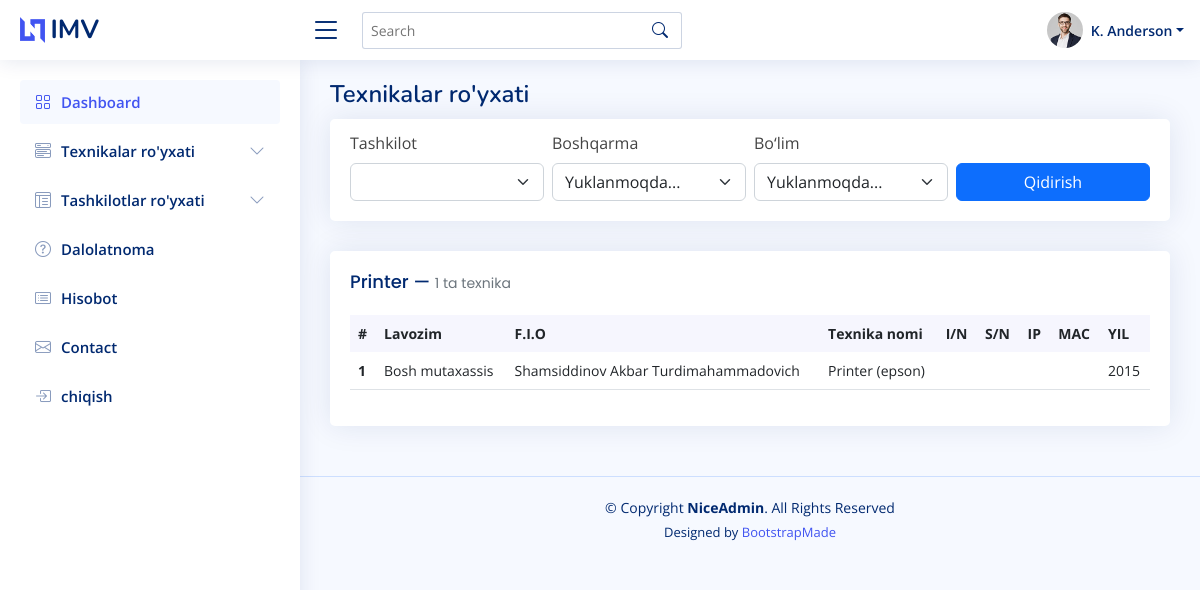
/technics/2/, run on an earlier commit of the app's database.
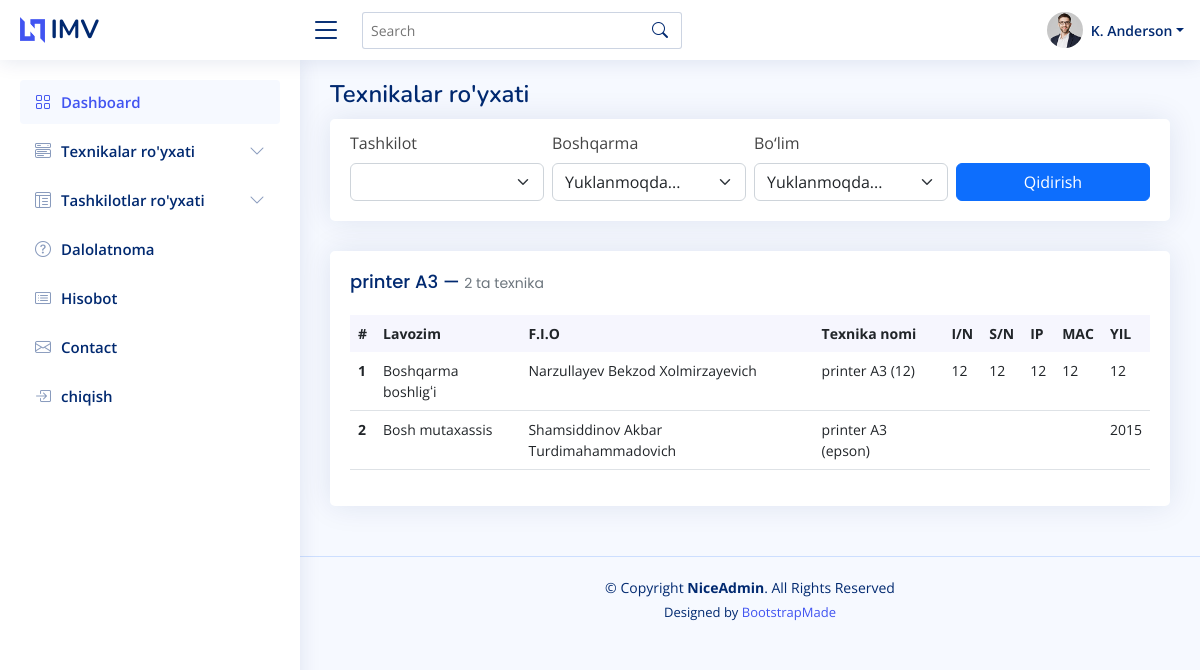
And on a later commit of the database.
### main/models.py (models this page shows, shortened)
class Category(models.Model):
    name = models.CharField(max_length=200)
    is_active = models.BooleanField(default=True)
    author = models.ForeignKey(User, on_delete=models.SET_NULL,null=True,blank=True)
    date_creat = models.DateField(auto_now_add=True)
    date_edit = models.DateField(auto_now=True)
    def __str__(self):
        return self.name
    class Meta:
        db_table = 'category'

class Employee(models.Model):
    position = models.ForeignKey(Position, on_delete=models.SET_NULL,null=True,blank=True)
    department = models.ForeignKey(Department, on_delete=models.SET_NULL,null=True,blank=True)
    organization = models.ForeignKey(Organization, on_delete=models.SET_NULL, null=True, blank=True)
    rank = models.ForeignKey(Rank, on_delete=models.SET_NULL,null=True,blank=True)
    full_name = models.CharField(max_length=200)
    phone = models.CharField(max_length=100,null=True,blank=True)
    is_staff = models.BooleanField(default=True)
    is_active = models.BooleanField(default=True)
    author = models.ForeignKey(User, on_delete=models.SET_NULL,null=True,blank=True)
    date_creat = models.DateField(auto_now_add=True)
    date_edit = models.DateField(auto_now=True)
    class Meta:
        db_table = 'employee'

class Rank(models.Model):
    name = models.CharField(max_length=200)
    is_active = models.BooleanField(default=True)
    author = models.ForeignKey(User, on_delete=models.SET_NULL,null=True,blank=True)
    date_creat = models.DateField(auto_now_add=True)
    date_edit = models.DateField(auto_now=True)
    def __str__(self):
        return self.name
    class Meta:
        db_table = 'rank'

class Technics(models.Model):
    category = models.ForeignKey(Category, on_delete=models.SET_NULL,null=True,blank=True)
    employee = models.ForeignKey(Employee, on_delete=models.SET_NULL,null=True,blank=True)
    name = models.CharField(max_length=100)
    inventory = models.CharField(max_length=100,null=True,blank=True)
    serial = models.CharField(max_length=100,null=True,blank=True)
    moc = models.CharField(max_length=100, null=True, blank=True)
    ip = models.CharField(max_length=100,null=True,blank=True)
    year = models.CharField(max_length=50,null=True,blank=True)
    body = models.CharField(max_length=500,null=True,blank=True)
    is_staff = models.BooleanField(default=True)
    is_active = models.BooleanField(default=True)
    author = models.ForeignKey(User, on_delete=models.SET_NULL,null=True,blank=True)
    date_creat = models.DateField(auto_now_add=True)
    date_edit = models.DateField(auto_now=True)
    class Meta:
        db_table = 'technics'

### main/views.py (the view)
# urls.py: path('technics/', technics, name='technics'),
def technics(request, pk=None):
    if pk:
        category = get_object_or_404(Category, pk=pk)
        technics_qs = Technics.objects.filter(category=category, is_active=True)
    else:
        category = None
        technics_qs = Technics.objects.filter(is_active=True)
    org_id = request.GET.get('organization')
    dep_id = request.GET.get('department')
    pos_id = request.GET.get('position')
    if org_id:
        technics_qs = technics_qs.filter(employee__organization_id=org_id)
    if dep_id:
        technics_qs = technics_qs.filter(employee__department_id=dep_id)
    if pos_id:
        technics_qs = technics_qs.filter(employee__position_id=pos_id)
    total_count = technics_qs.count()
    grouped = defaultdict(list)
    for t in technics_qs.select_related('employee', 'category').order_by('employee__full_name', 'category__name', 'name'):
        grouped[t.employee].append(t)
    context = {
        'category': category,
        'categorys': Category.objects.filter(is_active=True),
        'grouped_technics': grouped.items(),   # <— template aynan shuni o‘qiydi
        'total_count': total_count,            # <— sarlavhada ishlatamiz
        'organizations': Organization.objects.filter(is_active=True),
        'departments': Department.objects.filter(is_active=True),
        'positions': Position.objects.filter(is_active=True),
        'selected_org': org_id,
        'selected_dep': dep_id,
        'selected_pos': pos_id,
    }
    return render(request, 'main/technics.html', context)

### templates/main/technics.html (shortened to what the changed rows need)
{% extends 'base.html' %}
{% load static %}
{% block content %}
  <main id="main" class="main">
    <div class="pagetitle">
      <h1>Texnikalar ro'yxati</h1>
    </div>
    <section class="section dashboard">
      <div class="row">
        <div class="col-lg-12">
          <div class="card recent-sales overflow-auto">
            <div class="card-body">
            <h5 class="card-title">
              {% if category %}
                  {{ category.name }} — <span class="text-muted">{{ total_count }} ta texnika</span>
              {% else %}
                  Hammasi — <span class="text-muted">{{ total_count }} ta texnika</span>
              {% endif %}
            </h5>
              <table class="table borderless datatable">
                  <thead>
                    <tr>
                      <th>#</th>
                      <th>Lavozim</th>
                      <th>F.I.O</th>
                      <th>Texnika nomi</th>
                      <th>I/N</th>
                      <th>S/N</th>
                      <th>IP</th>
                      <th>MAC</th>
                      <th>YIL</th>
                    </tr>
                  </thead>
                  <tbody>
                    {% for emp, techs in grouped_technics %}
                      <tr>
                        <th scope="row">{{ forloop.counter }}</th>
                        <td>{{ emp.rank|default:"" }}</td>
                        <td>{{ emp.full_name|default:"" }}</td>
                        <td>
                          {% for t in techs %}
                            {{ t.category|default:"" }} ({{ t.name|default:"" }}){% if not forloop.last %}<br> <hr>{% endif %}
                          {% endfor %}
                        </td>
                        <td>
                          {% for t in techs %}
                            {{ t.inventory|default:"" }}{% if not forloop.last %}<br><hr>{% endif %}
                          {% endfor %}
                        </td>
                        <td>
                          {% for t in techs %}
                            {{ t.serial|default:"" }}{% if not forloop.last %}<br><hr>{% endif %}
                          {% endfor %}
                        </td>
                        <td>
                          {% for t in techs %}
                            {{ t.ip|default:"" }}{% if not forloop.last %}<br><hr>{% endif %}
                          {% endfor %}
                        </td>
                        <td>
                          {% for t in techs %}
                            {{ t.moc|default:"" }}{% if not forloop.last %}<br><hr>{% endif %}
                          {% endfor %}
                        </td>
                        <td>
                          {% for t in techs %}
                            {{ t.year|default:"" }}{% if not forloop.last %}<br><hr>{% endif %}
                          {% endfor %}
                        </td>
                      </tr>
                    {% empty %}
                      <tr>
                        <td colspan="9" class="text-center text-muted">Hech qanday texnika topilmadi.</td>
                      </tr>
                    {% endfor %}
                    </tbody>
                </table>
            </div>
          </div>
        </div>
      </div>
    </section>
  </main>
{% endblock content %}

What changed in the data, as far as the page shows it:
changed Category: name "Printer" → "printer A3"
now on this page (row unchanged): Employee: rank "Boshqarma boshligʻi", full_name "Narzullayev Bekzod Xolmirzayevich"
added Technics: category "printer A3", name "12", inventory "12", serial "12", ip "12", moc "12", year "12"
changed through a linked row, Technics "epson": category "Printer" → "printer A3"
Also different on the page:
{{ total_count }}: "1" → "2"
